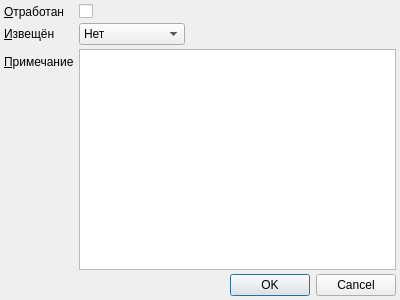
<?xml version="1.0" encoding="UTF-8"?>
<ui version="4.0">
 <class>ProphylaxisPlanningMarksDialog</class>
 <widget class="QDialog" name="ProphylaxisPlanningMarksDialog">
  <property name="geometry">
   <rect>
    <x>0</x>
    <y>0</y>
    <width>400</width>
    <height>300</height>
   </rect>
  </property>
  <property name="windowTitle">
   <string>Dialog</string>
  </property>
  <layout class="QGridLayout" name="gridLayout">
   <property name="horizontalSpacing">
    <number>5</number>
   </property>
   <property name="verticalSpacing">
    <number>4</number>
   </property>
   <property name="margin">
    <number>4</number>
   </property>
   <item row="0" column="1">
    <widget class="QCheckBox" name="chkProcessed">
     <property name="text">
      <string/>
     </property>
    </widget>
   </item>
   <item row="1" column="1">
    <widget class="QComboBox" name="cmbNotified">
     <item>
      <property name="text">
       <string>Нет</string>
      </property>
     </item>
     <item>
      <property name="text">
       <string>По телефону</string>
      </property>
     </item>
     <item>
      <property name="text">
       <string>СМС</string>
      </property>
     </item>
     <item>
      <property name="text">
       <string>Эл.почтой</string>
      </property>
     </item>
    </widget>
   </item>
   <item row="5" column="0" colspan="3">
    <widget class="QDialogButtonBox" name="buttonBox">
     <property name="orientation">
      <enum>Qt::Horizontal</enum>
     </property>
     <property name="standardButtons">
      <set>QDialogButtonBox::Cancel|QDialogButtonBox::Ok</set>
     </property>
    </widget>
   </item>
   <item row="2" column="1" rowspan="3" colspan="2">
    <widget class="QPlainTextEdit" name="edtNote">
     <property name="tabChangesFocus">
      <bool>true</bool>
     </property>
    </widget>
   </item>
   <item row="1" column="0">
    <widget class="QLabel" name="label">
     <property name="sizePolicy">
      <sizepolicy hsizetype="Maximum" vsizetype="Preferred">
       <horstretch>0</horstretch>
       <verstretch>0</verstretch>
      </sizepolicy>
     </property>
     <property name="text">
      <string>&amp;Извещён</string>
     </property>
     <property name="buddy">
      <cstring>cmbNotified</cstring>
     </property>
    </widget>
   </item>
   <item row="0" column="0">
    <widget class="QLabel" name="lblProcessed">
     <property name="sizePolicy">
      <sizepolicy hsizetype="Maximum" vsizetype="Preferred">
       <horstretch>0</horstretch>
       <verstretch>0</verstretch>
      </sizepolicy>
     </property>
     <property name="text">
      <string>&amp;Отработан</string>
     </property>
     <property name="buddy">
      <cstring>chkProcessed</cstring>
     </property>
    </widget>
   </item>
   <item row="2" column="0">
    <widget class="QLabel" name="lblNote">
     <property name="sizePolicy">
      <sizepolicy hsizetype="Maximum" vsizetype="Preferred">
       <horstretch>0</horstretch>
       <verstretch>0</verstretch>
      </sizepolicy>
     </property>
     <property name="minimumSize">
      <size>
       <width>0</width>
       <height>25</height>
      </size>
     </property>
     <property name="text">
      <string>&amp;Примечание</string>
     </property>
     <property name="alignment">
      <set>Qt::AlignLeading|Qt::AlignLeft|Qt::AlignVCenter</set>
     </property>
     <property name="buddy">
      <cstring>edtNote</cstring>
     </property>
    </widget>
   </item>
   <item row="1" column="2">
    <spacer name="horizontalSpacer">
     <property name="orientation">
      <enum>Qt::Horizontal</enum>
     </property>
     <property name="sizeHint" stdset="0">
      <size>
       <width>40</width>
       <height>20</height>
      </size>
     </property>
    </spacer>
   </item>
   <item row="3" column="0">
    <spacer name="verticalSpacer">
     <property name="orientation">
      <enum>Qt::Vertical</enum>
     </property>
     <property name="sizeHint" stdset="0">
      <size>
       <width>20</width>
       <height>40</height>
      </size>
     </property>
    </spacer>
   </item>
  </layout>
 </widget>
 <tabstops>
  <tabstop>chkProcessed</tabstop>
  <tabstop>cmbNotified</tabstop>
  <tabstop>edtNote</tabstop>
  <tabstop>buttonBox</tabstop>
 </tabstops>
 <resources/>
 <connections>
  <connection>
   <sender>buttonBox</sender>
   <signal>accepted()</signal>
   <receiver>ProphylaxisPlanningMarksDialog</receiver>
   <slot>accept()</slot>
   <hints>
    <hint type="sourcelabel">
     <x>222</x>
     <y>281</y>
    </hint>
    <hint type="destinationlabel">
     <x>157</x>
     <y>274</y>
    </hint>
   </hints>
  </connection>
  <connection>
   <sender>buttonBox</sender>
   <signal>rejected()</signal>
   <receiver>ProphylaxisPlanningMarksDialog</receiver>
   <slot>reject()</slot>
   <hints>
    <hint type="sourcelabel">
     <x>290</x>
     <y>287</y>
    </hint>
    <hint type="destinationlabel">
     <x>286</x>
     <y>274</y>
    </hint>
   </hints>
  </connection>
 </connections>
</ui>
